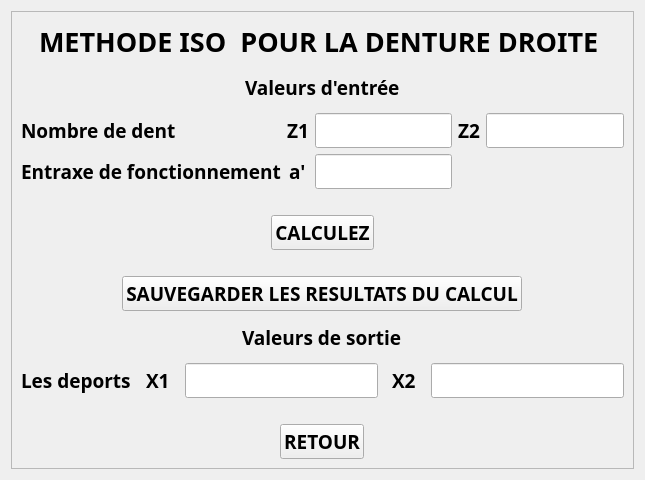
<?xml version="1.0" encoding="UTF-8"?>
<ui version="4.0">
 <class>METHODE_ISO_D_DOITE</class>
 <widget class="QWidget" name="METHODE_ISO_D_DOITE">
  <property name="geometry">
   <rect>
    <x>0</x>
    <y>0</y>
    <width>645</width>
    <height>480</height>
   </rect>
  </property>
  <property name="windowTitle">
   <string>METHODE_ISO_D_DOITE</string>
  </property>
  <property name="windowIcon">
   <iconset>
    <normaloff>reducteur_gearexpert.gif</normaloff>reducteur_gearexpert.gif</iconset>
  </property>
  <layout class="QGridLayout" name="gridLayout_2">
   <item row="0" column="0">
    <widget class="QScrollArea" name="scrollArea">
     <property name="widgetResizable">
      <bool>true</bool>
     </property>
     <widget class="QWidget" name="scrollAreaWidgetContents">
      <property name="geometry">
       <rect>
        <x>0</x>
        <y>0</y>
        <width>631</width>
        <height>466</height>
       </rect>
      </property>
      <layout class="QGridLayout" name="gridLayout_3">
       <item row="0" column="0">
        <layout class="QVBoxLayout" name="verticalLayout">
         <item alignment="Qt::AlignHCenter">
          <widget class="QLabel" name="label">
           <property name="font">
            <font>
             <family>Arial Black</family>
             <pointsize>20</pointsize>
             <weight>75</weight>
             <bold>true</bold>
            </font>
           </property>
           <property name="text">
            <string>METHODE ISO  POUR LA DENTURE DROITE </string>
           </property>
          </widget>
         </item>
         <item alignment="Qt::AlignHCenter">
          <widget class="QLabel" name="label_2">
           <property name="font">
            <font>
             <family>Arial Black</family>
             <pointsize>14</pointsize>
             <weight>75</weight>
             <bold>true</bold>
            </font>
           </property>
           <property name="text">
            <string>Valeurs d'entrée</string>
           </property>
          </widget>
         </item>
         <item>
          <layout class="QGridLayout" name="gridLayout">
           <item row="1" column="1" alignment="Qt::AlignHCenter">
            <widget class="QLabel" name="label_47">
             <property name="font">
              <font>
               <family>Arial Black</family>
               <pointsize>14</pointsize>
               <weight>75</weight>
               <bold>true</bold>
              </font>
             </property>
             <property name="text">
              <string>a'</string>
             </property>
            </widget>
           </item>
           <item row="0" column="1" alignment="Qt::AlignHCenter">
            <widget class="QLabel" name="label_31">
             <property name="font">
              <font>
               <family>Arial Black</family>
               <pointsize>14</pointsize>
               <weight>75</weight>
               <bold>true</bold>
              </font>
             </property>
             <property name="text">
              <string>Z1</string>
             </property>
            </widget>
           </item>
           <item row="1" column="2" alignment="Qt::AlignHCenter">
            <widget class="QLineEdit" name="lineEdit_3">
             <property name="font">
              <font>
               <family>Arial Black</family>
               <pointsize>14</pointsize>
               <weight>75</weight>
               <bold>true</bold>
              </font>
             </property>
            </widget>
           </item>
           <item row="0" column="3" alignment="Qt::AlignHCenter">
            <widget class="QLabel" name="label_46">
             <property name="font">
              <font>
               <family>Arial Black</family>
               <pointsize>14</pointsize>
               <weight>75</weight>
               <bold>true</bold>
              </font>
             </property>
             <property name="text">
              <string>Z2</string>
             </property>
            </widget>
           </item>
           <item row="0" column="2" alignment="Qt::AlignHCenter">
            <widget class="QLineEdit" name="lineEdit">
             <property name="font">
              <font>
               <family>Arial Black</family>
               <pointsize>14</pointsize>
               <weight>75</weight>
               <bold>true</bold>
              </font>
             </property>
            </widget>
           </item>
           <item row="1" column="0">
            <widget class="QLabel" name="label_11">
             <property name="font">
              <font>
               <family>Arial Black</family>
               <pointsize>14</pointsize>
               <weight>75</weight>
               <bold>true</bold>
              </font>
             </property>
             <property name="text">
              <string>Entraxe de fonctionnement</string>
             </property>
            </widget>
           </item>
           <item row="0" column="0">
            <widget class="QLabel" name="label_5">
             <property name="font">
              <font>
               <family>Arial Black</family>
               <pointsize>14</pointsize>
               <weight>75</weight>
               <bold>true</bold>
              </font>
             </property>
             <property name="text">
              <string>Nombre de dent</string>
             </property>
            </widget>
           </item>
           <item row="0" column="4" alignment="Qt::AlignHCenter">
            <widget class="QLineEdit" name="lineEdit_2">
             <property name="font">
              <font>
               <family>Arial Black</family>
               <pointsize>14</pointsize>
               <weight>75</weight>
               <bold>true</bold>
              </font>
             </property>
            </widget>
           </item>
          </layout>
         </item>
         <item>
          <spacer name="horizontalSpacer">
           <property name="orientation">
            <enum>Qt::Horizontal</enum>
           </property>
           <property name="sizeHint" stdset="0">
            <size>
             <width>40</width>
             <height>20</height>
            </size>
           </property>
          </spacer>
         </item>
         <item alignment="Qt::AlignHCenter">
          <widget class="QPushButton" name="pushButton">
           <property name="font">
            <font>
             <family>Arial Black</family>
             <pointsize>14</pointsize>
             <weight>75</weight>
             <bold>true</bold>
            </font>
           </property>
           <property name="text">
            <string>CALCULEZ</string>
           </property>
          </widget>
         </item>
         <item>
          <spacer name="horizontalSpacer_2">
           <property name="orientation">
            <enum>Qt::Horizontal</enum>
           </property>
           <property name="sizeHint" stdset="0">
            <size>
             <width>40</width>
             <height>20</height>
            </size>
           </property>
          </spacer>
         </item>
         <item alignment="Qt::AlignHCenter">
          <widget class="QPushButton" name="pushButton_3">
           <property name="font">
            <font>
             <family>Arial Black</family>
             <pointsize>14</pointsize>
             <weight>75</weight>
             <bold>true</bold>
            </font>
           </property>
           <property name="text">
            <string>SAUVEGARDER LES RESULTATS DU CALCUL</string>
           </property>
          </widget>
         </item>
         <item alignment="Qt::AlignHCenter">
          <widget class="QLabel" name="label_45">
           <property name="font">
            <font>
             <family>Arial Black</family>
             <pointsize>14</pointsize>
             <weight>75</weight>
             <bold>true</bold>
            </font>
           </property>
           <property name="text">
            <string>Valeurs de sortie</string>
           </property>
          </widget>
         </item>
         <item>
          <layout class="QHBoxLayout" name="horizontalLayout_3">
           <item alignment="Qt::AlignHCenter">
            <widget class="QLabel" name="label_7">
             <property name="font">
              <font>
               <family>Arial Black</family>
               <pointsize>14</pointsize>
               <weight>75</weight>
               <bold>true</bold>
              </font>
             </property>
             <property name="text">
              <string>Les deports</string>
             </property>
            </widget>
           </item>
           <item alignment="Qt::AlignHCenter">
            <widget class="QLabel" name="label_8">
             <property name="font">
              <font>
               <family>Arial Black</family>
               <pointsize>14</pointsize>
               <weight>75</weight>
               <bold>true</bold>
              </font>
             </property>
             <property name="text">
              <string>X1</string>
             </property>
            </widget>
           </item>
           <item alignment="Qt::AlignHCenter">
            <widget class="QLineEdit" name="lineEdit_4">
             <property name="font">
              <font>
               <family>Arial Black</family>
               <pointsize>14</pointsize>
               <weight>75</weight>
               <bold>true</bold>
              </font>
             </property>
            </widget>
           </item>
           <item alignment="Qt::AlignHCenter">
            <widget class="QLabel" name="label_9">
             <property name="font">
              <font>
               <family>Arial Black</family>
               <pointsize>14</pointsize>
               <weight>75</weight>
               <bold>true</bold>
              </font>
             </property>
             <property name="text">
              <string>X2</string>
             </property>
            </widget>
           </item>
           <item alignment="Qt::AlignHCenter">
            <widget class="QLineEdit" name="lineEdit_5">
             <property name="font">
              <font>
               <family>Arial Black</family>
               <pointsize>14</pointsize>
               <weight>75</weight>
               <bold>true</bold>
              </font>
             </property>
            </widget>
           </item>
          </layout>
         </item>
         <item>
          <spacer name="horizontalSpacer_3">
           <property name="orientation">
            <enum>Qt::Horizontal</enum>
           </property>
           <property name="sizeHint" stdset="0">
            <size>
             <width>40</width>
             <height>20</height>
            </size>
           </property>
          </spacer>
         </item>
         <item alignment="Qt::AlignHCenter">
          <widget class="QPushButton" name="pushButton_2">
           <property name="font">
            <font>
             <family>Arial Black</family>
             <pointsize>14</pointsize>
             <weight>75</weight>
             <bold>true</bold>
            </font>
           </property>
           <property name="text">
            <string>RETOUR</string>
           </property>
          </widget>
         </item>
        </layout>
       </item>
      </layout>
     </widget>
    </widget>
   </item>
  </layout>
 </widget>
 <resources/>
 <connections/>
</ui>
